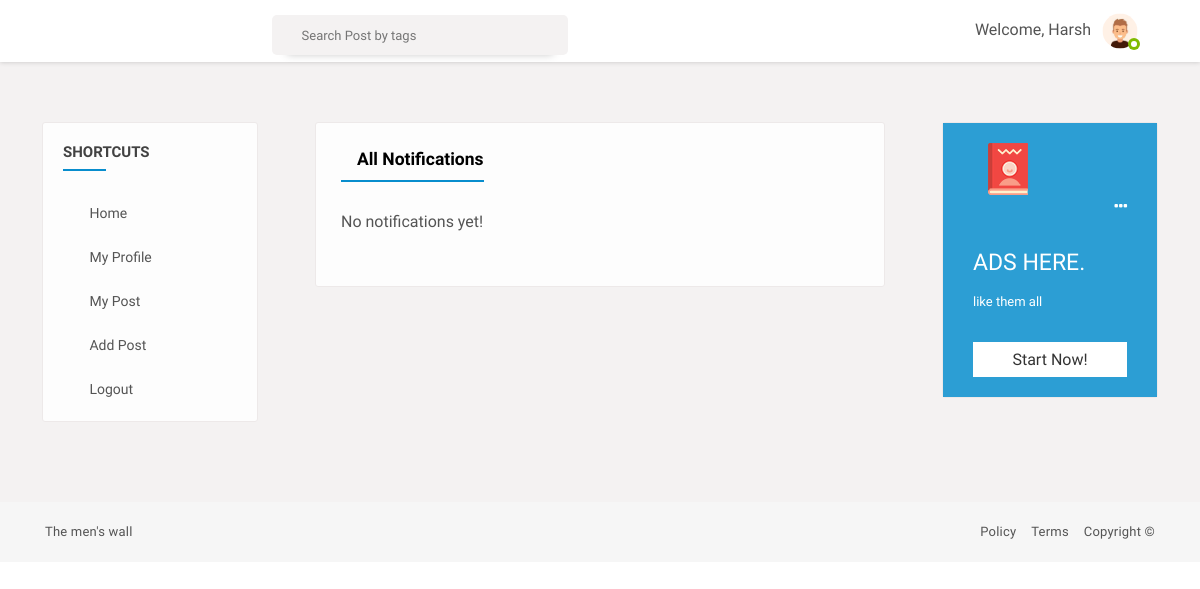
/notifications/ (signed in), run on an earlier commit of the app's database.
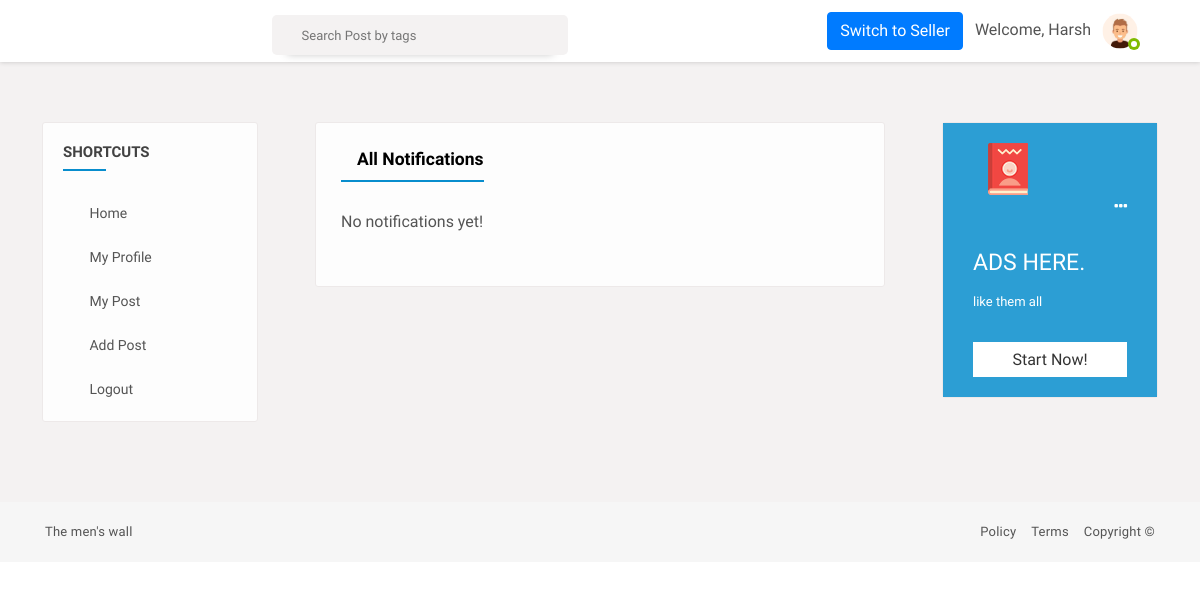
And on a later commit of the database.
### feed/views.py (the view)
# urls.py: path('notifications/', ShowNOtifications, name='show-notifications'),
@login_required
def ShowNOtifications(request):
	user = request.user
	notifications = Notification.objects.filter(user=user).order_by('-date')
	Notification.objects.filter(user=user, is_seen=False).update(is_seen=True)
	template = loader.get_template('../templates/feed/notifications.html')
	context = {
		'notifications': notifications,
	}
	return HttpResponse(template.render(context, request))

### feed/views.py (called while the page is built)
def CountNotifications(request):
	count_notifications = 0
	if request.user.is_authenticated:
		count_notifications = Notification.objects.filter(user=request.user, is_seen=False).count()
	return {'count_notifications':count_notifications}

def GetProfile(request):
	you = ''
	if request.user.is_authenticated:
		p = request.user.profile
		you = p.user
	return {'profile':you}

### templates/feed/notifications.html (shortened to what this page needs)
{% extends "basefeed.html" %}
{% load static %}
{% block content %}
<section>
  <div class="gap gray-bg">
    <div class="container-fluid">
      <div class="row">
        <div class="col-lg-12">
          <div class="row" id="page-contents">
            <div class="col-lg-3">
              <aside class="sidebar static">
                <div class="widget stick-widget">
                  <h4 class="widget-title">Shortcuts</h4>
                  <ul class="naves">
                    <li>
                      <i class="ti-home"></i>
                      <a href="{% url 'home' %}" title="">Home</a>
                    </li>
                    <li>
                      <i class="ti-user"></i>
                      <a href="{% url 'edit_profile' %}" title="">My profile</a>
                    </li>
                    <li>
                      <i class="ti-files"></i>
                      <a href="{% url 'user-posts' request.user.username %}" title="">My post</a>
                    </li>
                    <li>
                      <i class="ti-plus"></i>
                      <a href="{% url 'post-create' %}" title="">Add post</a>
                    </li>
                    <li>
                      <i class="ti-power-off"></i>
                      <a href="{% url 'logout' %}" title="">Logout</a>
                    </li>
                  </ul>
                </div>
              </aside>
            </div>
            <div class="col-lg-6">
                <div class="central-meta">
                    <div class="editing-interest">
                        <h5 class="f-title"><i class="ti-bell"></i>All Notifications </h5>
                        <div class="notification-box">
                            {% if not notifications %}
                                No notifications yet!
                            {% endif %}
                        </div>
                    </div>
                </div>
            </div>
            <div class="col-lg-3">
              <aside class="sidebar static">
                <div class="widget friend-list stick-widget">
                  <div class="banner medium-opacity bluesh">
                    <div class="bg-image" style="background-image: url(images/resources/baner-widgetbg.jpg)"></div>
                    <div class="baner-top">
                      <span><img alt="" src="images/book-icon.png"></span>
                      <i class="fa fa-ellipsis-h"></i>
                    </div>
                    <div class="banermeta">
                      <p>
                        Ads Here.
                      </p>
                      <span>like them all</span>
                      <a data-ripple="" title="" href="#">start now!</a>
                    </div>
                  </div>
                </div>
              </aside>
            </div>
          </div>
        </div>
      </div>
    </div>
  </div>
</section>
{% endblock content %}

### templates/basefeed.html (shortened to what this page needs)
{% load static %}
<!DOCTYPE html>
<html lang="en">
<head>
    <link rel="stylesheet" href="{% static 'css/main.min.css' %}">
    <link rel="stylesheet" href="{% static 'css/style.css' %}">
    <link rel="stylesheet" href="{% static 'css/color.css' %}">
    <link rel="stylesheet" href="{% static 'css/responsive.css' %}">
    <link rel="stylesheet" href="https://cdnjs.cloudflare.com/ajax/libs/font-awesome/4.7.0/css/font-awesome.min.css">
</head>
<body>
<div class="theme-layout">
    <div class="topbar stick">
        <div class="logo">
        </div>
        <div class="top-area">
            <div class="top-search">
                <form action="{% url 'search_posts' %}" method="GET" class="">
                    <input name="p" type="text" placeholder="Search Post by tags"/>
                    <button data-ripple type="submit"><i class="ti-search"></i></button>
                </form>
            </div>
            {% if user.role == "buyer" %}
                <div class="user-img px-2">
                    <button class="btn btn-primary" id="switch_to_seller"> Switch to Seller</button>
                </div>
            {% endif %}
            <div class="user-img">
                <span>Welcome,</span>
                <span>{{ profile.profile.user.username }}</span>
                <img src="{{ profile.profile.image.url }}" alt="" style="vertical-align: middle;
                    width: 50px;
                    height: 50px;
                    border-radius: 50%;">
                <span class="status f-online"></span>
            </div>
        </div>
    </div>
    {% block content %}
    {% endblock content %}
    <div class="bottombar">
        <div class="container">
            <div class="row">
                <div class="col-md-12">
                    <div class="bottom_footer">
                        <span class="copyright"><a target="_blank" href="#">The men's wall</a></span>
                        <span class="terms">
                            <a class="copyright" target="_blank" href="{% url 'privacy_policy' %}"
                               style="margin-right: 15px">Policy</a>
                            <a class="copyright" target="_blank" href="{% url 'terms_condition' %}"
                               style="margin-right: 15px">Terms</a>
                            <a class="copyright" target="_blank" href="#">Copyright <span>©</span></a>
                        </span>
                    </div>
                </div>
            </div>
        </div>
    </div>
</div>
    <link rel="stylesheet" href="https://cdnjs.cloudflare.com/ajax/libs/intl-tel-input/17.0.8/css/intlTelInput.min.css"
 />
</body>
</html>

What changed in the data, as far as the page shows it:
changed CustomeUser "Harsh": role "seller" → "buyer" (drawn)
Also different on the page:
text now shown: "Switch to Seller"
